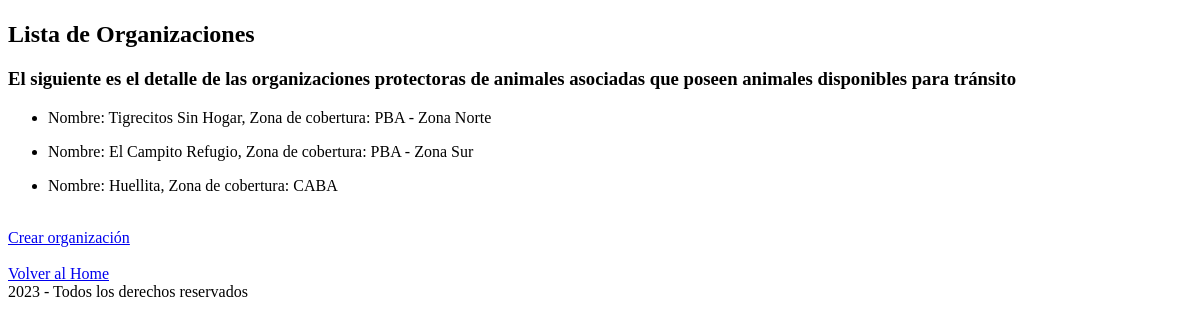
Before: /organizaciones_list/ with the older database file.
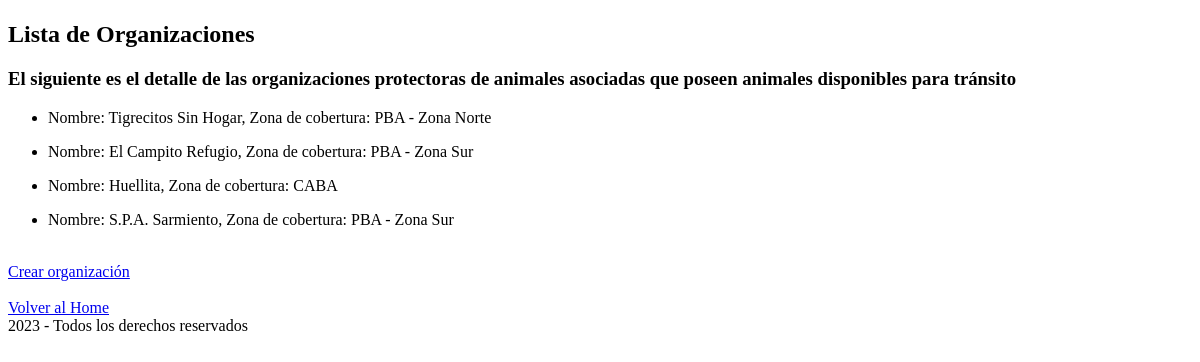
After: the same page with the newer database file.
### apps/home/models.py (models this page shows)
class Organizacion(models.Model):
    nombre = models.CharField(max_length=30)
    email = models.EmailField()
    region_id = models.ForeignKey(Region, on_delete=models.SET_NULL, null=True)
    def __str__(self) -> str:
        return f"Nombre: {self.nombre}, Zona de cobertura: {self.region_id} "

class Region(models.Model):
    nombre = models.CharField(max_length=30)
    def __str__(self) -> str:
        return self.nombre

### apps/home/views.py (the view)
# urls.py: path("organizaciones_list/", views.organizaciones_list, name="organizaciones_list"),
def organizaciones_list(request):
    organizaciones = models.Organizacion.objects.all()
    contexto = {"organizaciones": organizaciones}
    return render(request, 'home/organizaciones_list.html', contexto)

### apps/home/templates/home/organizaciones_list.html
{% extends 'home/base.html' %}
{% block CONTENIDO %}
    {% block content_organizaciones %}
    <h2>Lista de Organizaciones</h2>
    <h3>El siguiente es el detalle de las organizaciones protectoras de animales asociadas que poseen animales disponibles para tránsito</h3>
    {% for organizacion in organizaciones %}
        <ul>
            <li> {{organizacion}}</li>
        </ul>
    {% endfor %}
    {% endblock content_organizaciones %}
    <br>
    <a href="{%url 'home:crear-organizacion'%}"> Crear organización </a>
    <br>
    {% endblock CONTENIDO %}

### apps/home/templates/home/base.html (shortened to what this page needs)
<!DOCTYPE html>
<html lang="es">
<head>
</head>
<body>
    {% block CONTENIDO %}
    {% endblock CONTENIDO %}
    <br>
    <a href="{%url 'home:index'%}"> Volver al Home </a>
    {% include 'home/footer.html' %}
</body>
</html>

### apps/home/templates/home/footer.html
<footer>2023 - Todos los derechos reservados</footer>

Changed rows visible on the page:
added Organizacion: nombre+region_id "Nombre: S.P.A. Sarmiento, Zona de cobertura: PBA - Zona Sur"
